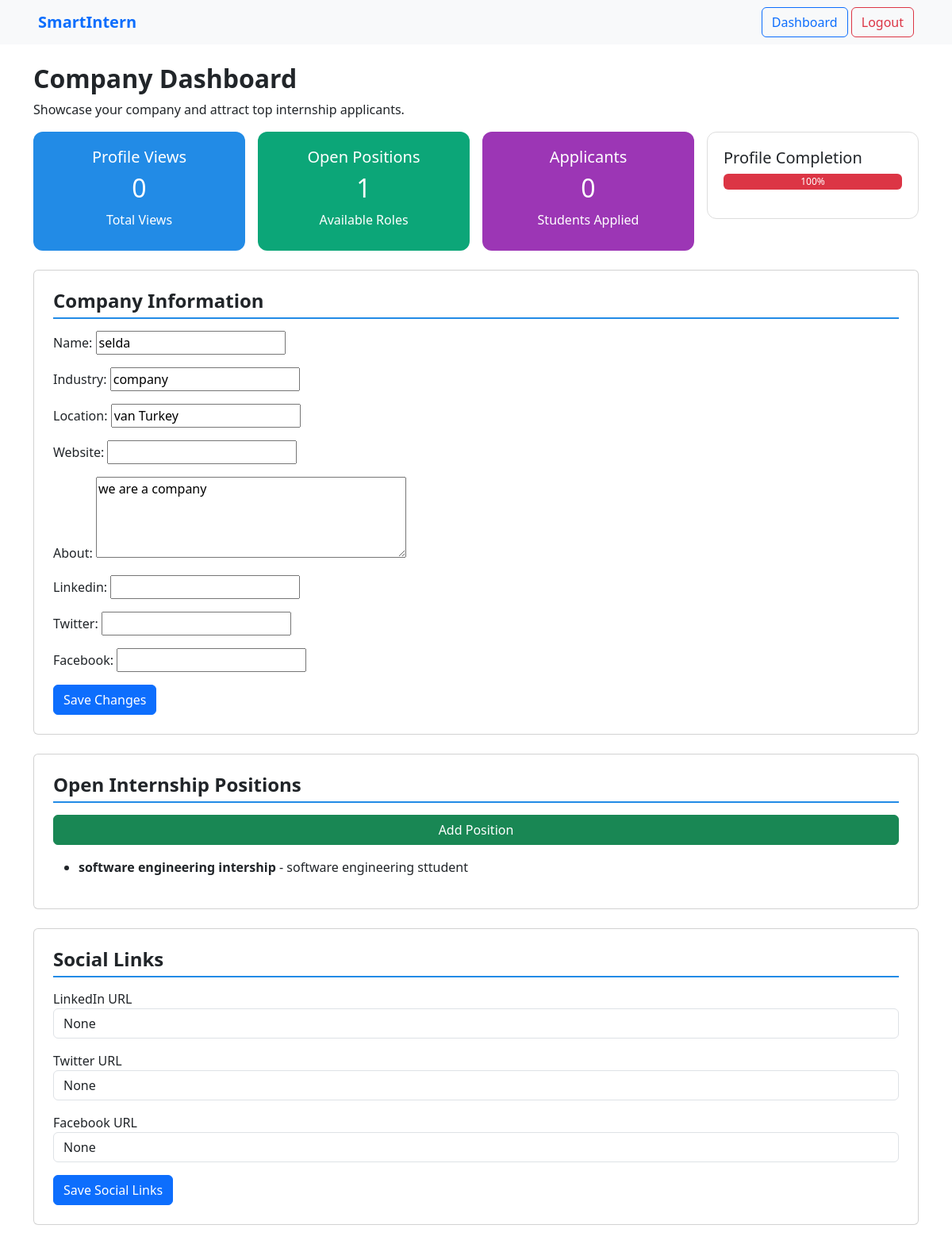
Page /profiles/company/selda/ (signed in) on the committed database.
### profiles/models.py (models this page shows, shortened)
class Company(models.Model):
    user = models.OneToOneField(User, on_delete=models.CASCADE, null=True, blank=True)  # Null hale getirildi
    name = models.CharField(max_length=255)
    slug = models.SlugField(unique=True, blank=True)
    industry = models.CharField(max_length=255)
    location = models.CharField(max_length=255)
    website = models.URLField(blank=True, null=True)
    about = models.TextField(blank=True, null=True)
    linkedin = models.URLField(blank=True, null=True)
    twitter = models.URLField(blank=True, null=True)
    facebook = models.URLField(blank=True, null=True)

class Position(models.Model):
    company = models.ForeignKey(Company, on_delete=models.CASCADE, related_name='positions')
    title = models.CharField(max_length=255)
    description = models.TextField(blank=True, null=True)
    link = models.URLField(blank=True, null=True)

### profiles/views.py (the view, shortened to what this page needs)
# urls.py: path('company/<slug:slug>/', views.company_profile, name='company_profile'),
@login_required
def company_profile(request, slug):
    company = get_object_or_404(Company, slug=slug)
    company_form = CompanyForm(instance=company)
    position_form = PositionForm()
    context = {
        'company': company,
        'profile_views': 0,
        'open_positions_count': company.positions.count(),
        'applicants_count': 0,
        'completion_percent': calculate_company_completion(company),
        'company_form': company_form,
        'position_form': position_form,
    }
    return render(request, 'profiles/company_profile.html', context)

### profiles/forms.py
class CompanyForm(forms.ModelForm):
    class Meta:
        model = Company
        fields = ['name', 'industry', 'location', 'website', 'about', 'linkedin', 'twitter', 'facebook']
        widgets = {
            'about': forms.Textarea(attrs={'rows': 4}),
        }

class PositionForm(forms.ModelForm):
    class Meta:
        model = Position
        fields = ['title', 'description', 'link']

### profiles/views.py (called while the page is built)
def calculate_company_completion(company):
    percent = 0
    if company.about:
        percent += 30
    if company.location:
        percent += 30
    if company.positions.exists():
        percent += 40
    return percent

### profiles/templates/profiles/company_profile.html (shortened to what this page needs)
{% load static %}
<!DOCTYPE html>
<html lang="en">
<head>
    <link href="https://cdn.jsdelivr.net/npm/bootstrap@5.3.0/dist/css/bootstrap.min.css" rel="stylesheet" />
</head>
<body>
<nav class="navbar navbar-light bg-light justify-content-between px-5">
    <a class="navbar-brand fw-bold text-primary">SmartIntern</a>
    <div>
        <a href="{% url 'profile_redirect' %}" class="btn btn-outline-primary">Dashboard</a>
        <a href="{% url 'logout' %}" class="btn btn-outline-danger">Logout</a>
    </div>
</nav>
<div class="container my-4">
    <h2 class="fw-bold">Company Dashboard</h2>
    <p>Showcase your company and attract top internship applicants.</p>
    <div class="row g-3 mb-4">
        <div class="col-md-3">
            <div class="card-box bg-blue text-center">
                <h5>Profile Views</h5>
                <h2>{{ profile_views }}</h2>
                <p>Total Views</p>
            </div>
        </div>
        <div class="col-md-3">
            <div class="card-box bg-green text-center">
                <h5>Open Positions</h5>
                <h2>{{ open_positions_count }}</h2>
                <p>Available Roles</p>
            </div>
        </div>
        <div class="col-md-3">
            <div class="card-box bg-purple text-center">
                <h5>Applicants</h5>
                <h2>{{ applicants_count }}</h2>
                <p>Students Applied</p>
            </div>
        </div>
        <div class="col-md-3">
            <div class="profile-progress">
                <h5>Profile Completion</h5>
                <div class="progress mb-2" style="height: 20px;">
                    <div class="progress-bar bg-danger" style="width: {{ completion_percent }}%;">{{ completion_percent }}%</div>
                </div>
            </div>
        </div>
    </div>
    <div class="card mb-4 p-4">
        <h4 class="section-title">Company Information</h4>
        <form method="post" action="{% url 'company_profile' company.slug %}">
            {{ company_form.as_p }}
            <button type="submit" name="company_info_submit" class="btn btn-primary">Save Changes</button>
        </form>
    </div>
    <div class="card mb-4 p-4">
        <h4 class="section-title">Open Internship Positions</h4>
        <button class="btn btn-success mb-3" type="button" data-bs-toggle="collapse" data-bs-target="#addPositionForm">
            Add Position
        </button>
        {% if open_positions_count == 0 %}
            <p>No internship positions added yet.</p>
        {% else %}
            <ul>
                {% for position in company.positions.all %}
                    <li>
                        <strong>{{ position.title }}</strong> - {{ position.description }}
                    </li>
                {% endfor %}
            </ul>
        {% endif %}
    </div>
    <div class="card mb-4 p-4">
        <h4 class="section-title">Social Links</h4>
        <form method="post" action="{% url 'company_profile' company.slug %}">
            <div class="mb-3">
                <label for="linkedin">LinkedIn URL</label>
                <input type="url" id="linkedin" name="linkedin" class="form-control" value="{{ company.linkedin }}">
            </div>
            <div class="mb-3">
                <label for="twitter">Twitter URL</label>
                <input type="url" id="twitter" name="twitter" class="form-control" value="{{ company.twitter }}">
            </div>
            <div class="mb-3">
                <label for="facebook">Facebook URL</label>
                <input type="url" id="facebook" name="facebook" class="form-control" value="{{ company.facebook }}">
            </div>
            <button type="submit" name="social_submit" class="btn btn-primary">Save Social Links</button>
        </form>
    </div>
</div>
</body>
</html>

### profiles/templates/profiles/company_profile.html (style rules this page uses)
.card-box { color: white; border-radius: 12px; padding: 20px; height: 150px; }
.bg-blue { background-color: #228be6; }
.bg-green { background-color: #0ca678; }
.bg-purple { background-color: #9c36b5; }
.profile-progress { border: 1px solid #ddd; border-radius: 12px; padding: 20px; }
.section-title { border-bottom: 2px solid #228be6; padding-bottom: 6px; margin-bottom: 15px; font-weight: 600; }

### rows in the picture
Company: name "selda", industry "company", location "van Turkey", about "we are a company", linkedin "None", twitter "None", facebook "None"
Position: title "software engineering intership", description "software engineering sttudent"

### other values in the picture
{{ profile_views }} "0"
{{ open_positions_count }} "1"
{{ applicants_count }} "0"
{{ completion_percent }} "100"
